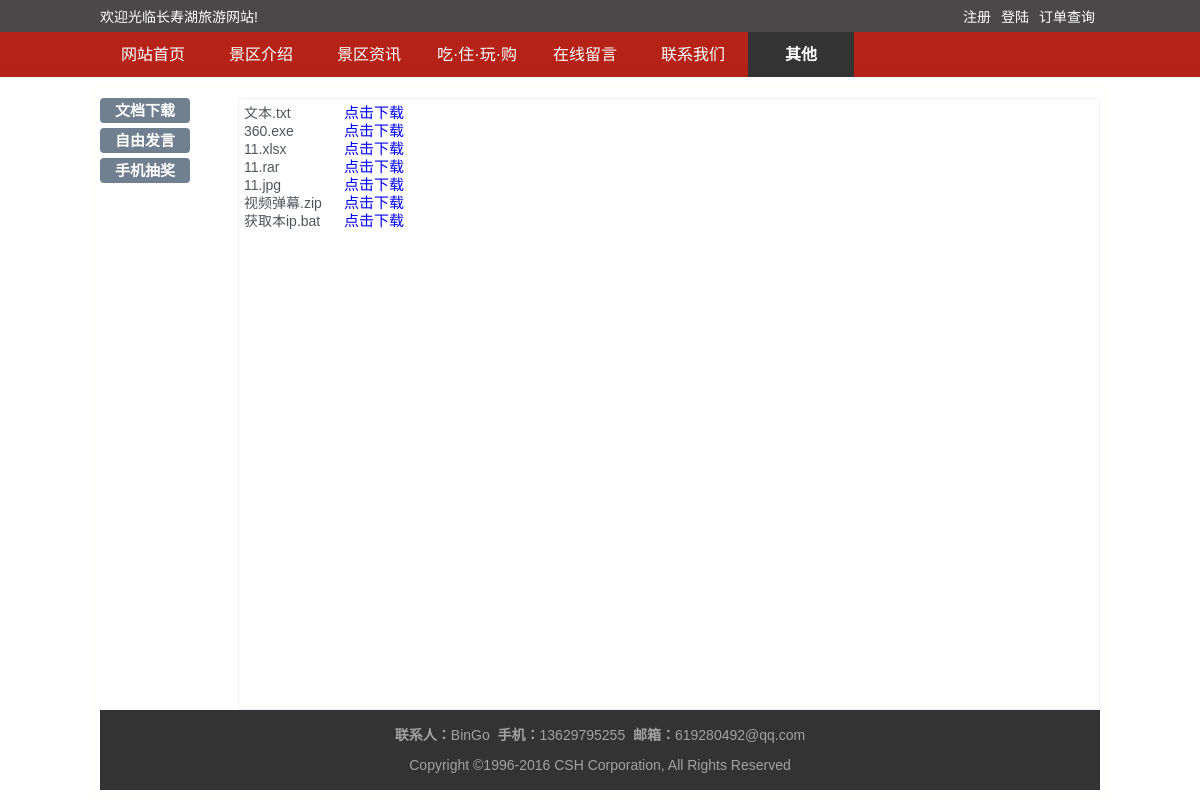
The page /other/index.php on the database its author committed.
### tables this page shows
CREATE TABLE `file_download` (
  `id` int(10) unsigned NOT NULL AUTO_INCREMENT,
  `filename` varchar(40) NOT NULL COMMENT '文件名',
  `addtime` int(11) NOT NULL COMMENT '添加时间',
  `filesize` varchar(20) NOT NULL COMMENT '文件大小',
  `count` int(11) NOT NULL COMMENT '下载次数',
  PRIMARY KEY (`id`)
);

### public/class/db.class.php (called while the page is built, shortened)
<?php
class DB {
    public static $dbtype = 'mysql';
    public static $dbhost = '';
    public static $dbport = '';
    public static $dbname = '';
    public static $dbuser = '';
    public static $dbpass = '';
    public static $charset = '';
    public static $stmt = null;
    public static $DB = null;
    public static $connect = true;
    public function __construct() {
        self::$dbtype = 'mysql';
        self::$dbhost = 'localhost';
        self::$dbport = '3306';
        self::$dbname = 'csh';
        self::$dbuser = 'root';
        self::$dbpass = '';
        self::$connect = true;
        self::$charset = 'UTF8';
        self::$DB -> setAttribute ( PDO::MYSQL_ATTR_USE_BUFFERED_QUERY, true );
        self::$DB -> setAttribute ( PDO::ATTR_EMULATE_PREPARES, true );
        self::$DB -> exec( 'SET NAMES ' . self::$charset );
    }
    private function connect() {
        try {
            self::$DB = new PDO ( self::$dbtype . ':host=' . self::$dbhost . ';port=' . self::$dbport . ';dbname=' .
                self::$dbname, self::$dbuser, self::$dbpass, array (PDO::ATTR_PERSISTENT => self::$connect ) );
        } catch ( PDOException $e ) {
            die ( "Connect Error Infomation:" . $e->getMessage () );
        }
    }
    private function _fetch($sql, $type) {
        $result = array ();
        self::$stmt = self::$DB->query ( $sql );
        self::$stmt->setFetchMode ( PDO::FETCH_ASSOC );
        switch ($type) {
            case '1' :
                $result = self::$stmt->fetchAll ();
                break;
        }
        self::$stmt = null;
        return $result;
    }
    public function getAll($table, $field = '*', $where = false, $orderby = false, $limit = false) {
        $sql = "SELECT {$field} FROM `{$table}`";
        $sql .= ($where) ? " WHERE $where" : '';
        $sql .= ($orderby) ? " ORDER BY $orderby" : '';
        $sql .= ($limit) ? " LIMIT $limit" : '';
        return self::_fetch ( $sql, $type = '1' );
    }
}

### other/index.php (the view, shortened to what this page needs)
<!DOCTYPE html>
<html lang="en">
<head>
    <link href="../public/css/style.css" type="text/css" rel="stylesheet"/>
    <link href="file/main.css" type="text/css" rel="stylesheet"/>
    <link href="../public/css/dropmenu.css" rel="stylesheet" type="text/css"/>
</head>
<body>
<?php include "../public/common/header.php";
include "../public/class/db.class.php";
$db = new DB();
$data = $db->getAll("file_download","*","","id desc");
?>
<div id="other">
    <div class="left">
        <a class="download" href="javascript:void(0)">文档下载</a>
        <a class="freetalk" href="javascript:void(0)">自由发言</a>
        <a class="lottery" href="javascript:void(0)">手机抽奖</a>
    </div>
    <div class="right">
        <div class="download_box" style="display:block;">
            <p>
                <table>
                <?php foreach($data as $v){?>
                    <tr>
                        <td width="100"><?php echo $v['filename']?></td>
                        <td><a href="download.php?filename=<?php echo $v['filename']?>&dl=1&id=<?php echo $v['id']?>" >点击下载</a></td>
                    </tr>
                <?php }?>
                </table>
        </div>
</div>
<?php include "../public/common/footer.php";?>
</body>
</html>

### public/css/style.css (style rules this page uses)
body,div,dl,dt,dd,ul,ol,li,h1,h2,h3,h4,h5,h6,pre,code,form,fieldset,legend,input,textarea,th,td,p,blockquote,hr,button,article,aside,details,figcaption,figure,footer,header,hgroup,menu,nav,section { margin:0px;padding:0px; }
body { word-wrap:break-word;text-align:center;font:12px/1.5 Tahoma;color:#333333;background:#f2f9f2; }
table { border-collapse:collapse;border-spacing:0; }
.left { float:left }
.right { float:right }
a { text-decoration:none; }

### other/file/main.css (style rules this page uses)
html,body,div,span,h1,h2,h3,h4,h5,h6,p,pre,a,code,em,img,small,strong,sub,sup,u,i,center,dl,dt,dd,ol,ul,li,fieldset,form,label { margin:0;padding:0;border:0;outline:0;font-size:100%;vertical-align:baseline;background:transparent }
a { color:#007bc4; text-decoration:none;outline: none; }
table { border-collapse:collapse;border-spacing:0 }
body { height:100%; font:14px/18px "Microsoft Yahei", Tahoma, Helvetica, Arial, Verdana, "\5b8b\4f53", sans-serif; color:#51555C; background: url(../images/body_bg.gif) repeat-x }

### other/index.php (style rules this page uses)
#other { width:1000px; min-height:650px; border:1px solid #ffffee; border-radius:4px; margin:10px auto; padding:5px; background: white; }
#other .left { float:left; width:90px; height:80px; //background: darkgray; border-radius:4px; }
.left a { display: block; height:25px; text-align: center; line-height:25px; color:white; background:slategrey; font-size:15px; font-weight:bold; text-decoration: none; border-radius:4px; margin-top:5px; }
.right { float:right; width:850px; min-height:600px; border:1px solid #eeeeff; border-radius:4px; margin-top:5px; padding:5px; }
.download_box { text-align: left; }
.download_box a { font-size:15px; color:blue; text-decoration: none; }

### rows shown on the page
file_download: filename "文本.txt"
file_download: filename "360.exe"
file_download: filename "11.xlsx"
file_download: filename "11.rar"
file_download: filename "11.jpg"
file_download: filename "视频弹幕.zip"
file_download: filename "获取本ip.bat"
